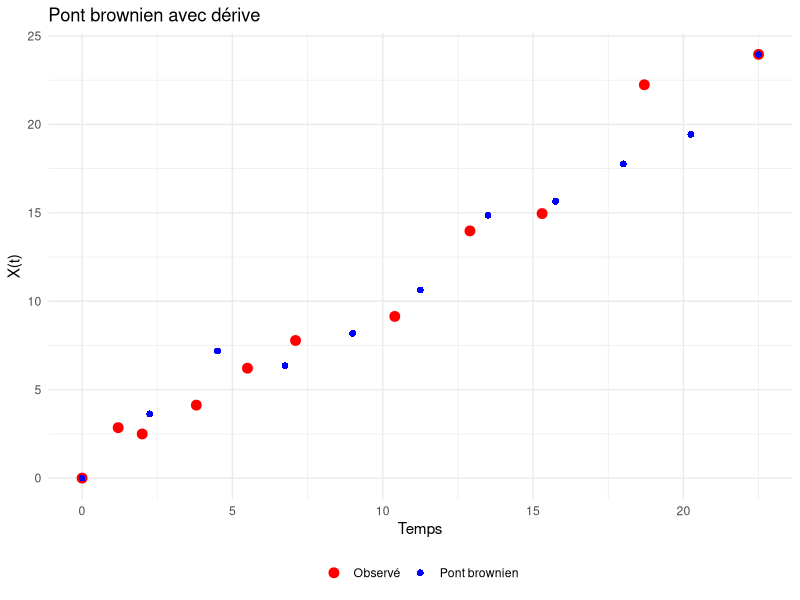

This figure's R source:

# Pont Brownien (Grall Maes)

wiener_bridge <- function(X, t, sigma) {
  # Vérifications des entrées
  if (length(X) != length(t)) stop("X et t doivent avoir la même longueur")
  if (any(diff(t) <= 0)) stop("Les temps doivent être strictement croissants")
  if (sigma <= 0) stop("Le paramètre sigma doit être positif")
  if (X[1] != 0) warning("La première valeur de X devrait être 0 pour un processus de Wiener")
  
  n <- length(X) - 1
  t_n <- t[length(t)]
  teq <- t_n / n
  
  t_star <- seq(0, t_n, teq)
  
  Y <- numeric(length(t_star))
  Y[1] <- 0
  
  for (i in 2:(length(t_star)-1)) {
    
    # Trouver la borne inférieure
    inter <- max(t[t <= t_star[i]])
    if (inter > t_star[i - 1]) {
      t_inf <- inter
      x_inf <- X[t == inter]
    } else {
      t_inf <- t_star[i - 1]
      x_inf <- Y[i - 1]
    }
    
    # Trouver la borne supérieure
    t_sup <- min(t[t > t_star[i]])
    x_sup <- X[t == t_sup]
    
    # Paramètres du pont brownien
    mu <- x_inf + (x_sup - x_inf) * (t_star[i] - t_inf) / (t_sup - t_inf)
    var_cond <- sigma^2 * (t_star[i] - t_inf) * (t_sup - t_star[i]) / (t_sup - t_inf)
    
    # Génération de la valeur
    y <- rnorm(1, mean = mu, sd = sqrt(var_cond))
    
    Y[i] <- y
  }
  
  Y[length(t_star)] <- X[length(X)]
  
  result <- list(teq = teq, new_obs = Y, time = t_star)
  return(result)
}

# Application 
library(ggplot2)

# Paramètres
set.seed(42)
sigma <- 1.5
a_drift <- 0.5  

# Temps irréguliers
t_obs <- c(0, 1.2, 2, 3.8, 5.5, 7.1, 10.4, 12.9, 15.3, 18.7, 22.5)

# Simulation d'un Wiener avec dérive
x_obs <- a_drift * t_obs + cumsum(c(0, rnorm(length(t_obs)-1, mean = 0, sd = sigma * sqrt(diff(t_obs)))))

# Application du pont brownien
bridge <- wiener_bridge(X = x_obs, t = t_obs, sigma = sigma)

# Graphique
df_obs <- data.frame(t = t_obs, x = x_obs, type = "Observé")
t_reg <- seq(0, max(t_obs), by = bridge$teq)
df_sim <- data.frame(t = t_reg, x = bridge$new_obs, type = "Pont brownien")

ggplot() +
  geom_point(data = df_obs, aes(t, x, color = type), size = 3) +
  geom_point(data = df_sim, aes(t, x, color = type), size = 2, shape = 16) +
  scale_color_manual(values = c("Observé" = "red", "Pont brownien" = "blue")) +
  labs(title = "Pont brownien avec dérive",
       x = "Temps", y = "X(t)") +
  theme_minimal() +
  theme(legend.position = "bottom", legend.title = element_blank())
